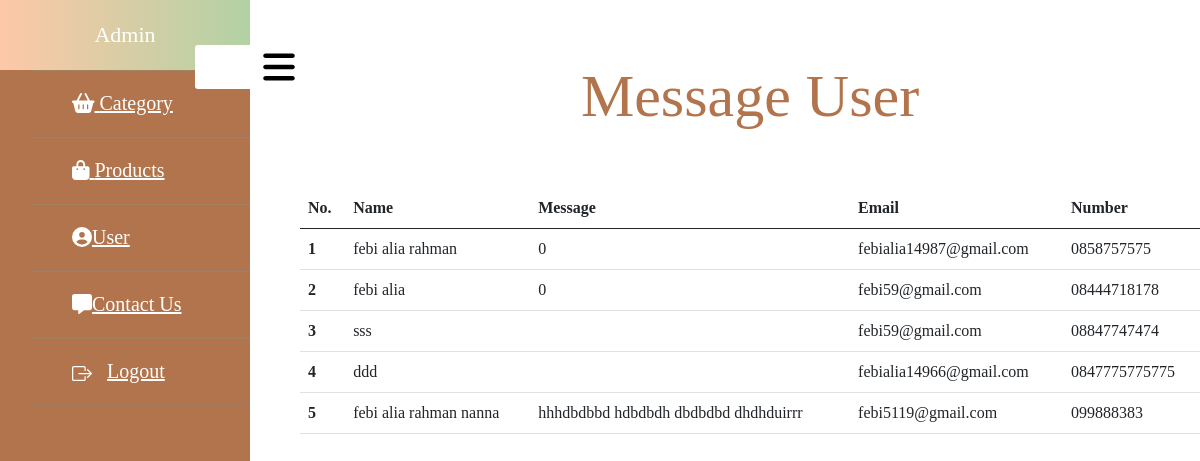
The app's page /admin/contactus.php with its own data.
### tables this page shows
CREATE TABLE `contactus` (
  `id` int NOT NULL,
  `name` varchar(50) NOT NULL,
  `message` varchar(500) NOT NULL,
  `email` varchar(50) NOT NULL,
  `number` varchar(15) NOT NULL
);

### php/connect.php (called while the page is built, shortened)
<?php
function koneksi()
{
  $conn = mysqli_connect(
    'localhost',
    'root',
    '',
    'tubes_pw2023_223040059'
  ) or die('KONEKSI KE DATABASE GAGAL!');
  return $conn;
}
function query($query)
{
  $conn = koneksi();
  $result = mysqli_query($conn, $query);
  $rows = [];
  while ($row = mysqli_fetch_assoc($result)) {
    $rows[] = $row;
  }
  return $rows;
}

### admin/contactus.php (the view, shortened to what this page needs)
<?php
require('../php/connect.php');
include '../partials/header.php';
$contactus = query("SELECT * FROM contactus");
?>
<!DOCTYPE html>
<html lang="en">
<head>
  <link rel="stylesheet" href="style_admin.css">
</head>
<body style="margin-left: 300px;">
  <main>
    <section>
      <h1 style="margin-top: -140px;">Message User</h1>
      <br>
      <br>
      <table class="table">
        <thead>
          <tr>
          <tr>
            <th scope="col">No.</th>
            <th scope="col">Name</th>
            <th scope="col">Message</th>
            <th scope="col">Email</th>
            <th scope="col">Number</th>
          </tr>
          </tr>
        </thead>
        <tbody>
          <?php $i = 1;
          foreach ($contactus as $contactus) : ?>
            <tr>
              <th scope="row"><?= $i++; ?></th>
              <td><?= $contactus["name"]; ?></td>
              <td><?= $contactus["message"]; ?></td>
              <td><?= $contactus["email"]; ?></td>
              <td><?= $contactus["number"]; ?></td>
            </tr>
          <?php endforeach; ?>
        </tbody>
      </table>
    </section>
    <label for="check">
      <i class="fas fa-bars" id="btn"></i>
    </label>
    <div class="sidebar">
      <div class="top">
        Admin
      </div>
      <ul>
        <li><a class="#" href="../admin/category.php"><i class="fa fa-shopping-basket"></i> Category</a></li>
        <li><a class="#" href="../admin/products.php"><i class="fa fa-shopping-bag"></i> Products</a></li>
        <li><a class="#" href="../admin/user.php"><i class="fa fa-user-circle"></i>User</a></li>
        <li><a class="#" href="../admin/contactus.php"><i class="fa-solid fa-message"></i>Contact Us</a></li>
        <li><a class="#" href="../php/logout.php"><span style="margin-left: 15px;">Logout</span> </a></li>
      </ul>
    </div>
  </main>
</body>
</html>

### partials/header.php (shortened to what this page needs)
<!DOCTYPE html>
<html lang="en">
<head>
    <link rel="stylesheet" href="css/style.css">
    <link rel="stylesheet" href="https://cdnjs.cloudflare.com/ajax/libs/font-awesome/6.2.0/css/all.min.css">
    <link href="https://cdn.jsdelivr.net/npm/bootstrap@5.0.2/dist/css/bootstrap.min.css" rel="stylesheet">
</head>
<body>

### css/style.css (style rules this page uses)
* { margin: 0; padding: 0; box-sizing: border-box; font-family: 'Merriweather', serif; }
#btn { width: 150px; height: 36px; margin-top: 20px; background: white; border-radius: 5px; font-weight: bold; border: none; transition: 0.5s ease; cursor: pointer; }
html { scroll-behavior: smooth; }
#btn { position: relative; border: none; outline: none; color: white; background-color: #8f2c24; font-size: 1.25em; font-weight: 500; transition: 0.5s; cursor: pointer; }

### admin/style_admin.css (style rules this page uses)
body { margin: 0; font-family: 'Times New Roman', Times, serif; font-size: 1rem; color: #212529; -webkit-text-size-adjust: 100%; -webkit-tap-highlight-color: transparent; }
main { display: flex; flex-wrap: nowrap; height: -webkit-fill-availeble; max-height: 100vh; overflow-x: auto; overflow-y: hidden; }
* { margin: 0; padding: 0; list-style: none; text-decoration: none; }
.sidebar { position: fixed; left: 0px; width: 250px; height: 100%; background: #b2744c; transition: all 0.5s ease; }
.sidebar .top { font-size: 22px; color: #fff; text-align: center; line-height: 70px; background-image: linear-gradient(to right, #fec8a7, #b2d2a4); }
.sidebar ul a { display: block; height: 100%; width: 100%; line-height: 65px; font-size: 20px; color: #fff; padding-left: 40px; box-sizing: border-box; border-top: 1px solid rgba(6, 255, 251, 0.1); border-bottom: 1px solid rgba(125, 134, 146, 0.302); transition: all 0.5s ease; }
label #btn { position: absolute; cursor: pointer; background: #ffffff; border-radius: 3px; }
label #btn { z-index: 1111; left: 195px; top: 25px; font-size: 20px; color: #000000; padding: 4px 9px; transition: all 0.5s ease; }
section { background: #ffffff; background-position: center; background-size: cover; height: 100vh; width: 100%; overflow: auto; }
section h1 { text-align: center; padding-top: 200px; font-size: 60px; color: #b2744c; }

### records on screen
contactus: name "febi alia rahman", message "0", email "febialia14987@gmail.com", number "0858757575"
contactus: name "febi alia", message "0", email "febi59@gmail.com", number "08444718178"
contactus: name "sss", email "febi59@gmail.com", number "08847747474"
contactus: name "ddd", email "febialia14966@gmail.com", number "0847775775775"
contactus: name "febi alia rahman nanna", message "hhhdbdbbd hdbdbdh dbdbdbd dhdhduirrr", email "febi5119@gmail.com", number "099888383"
